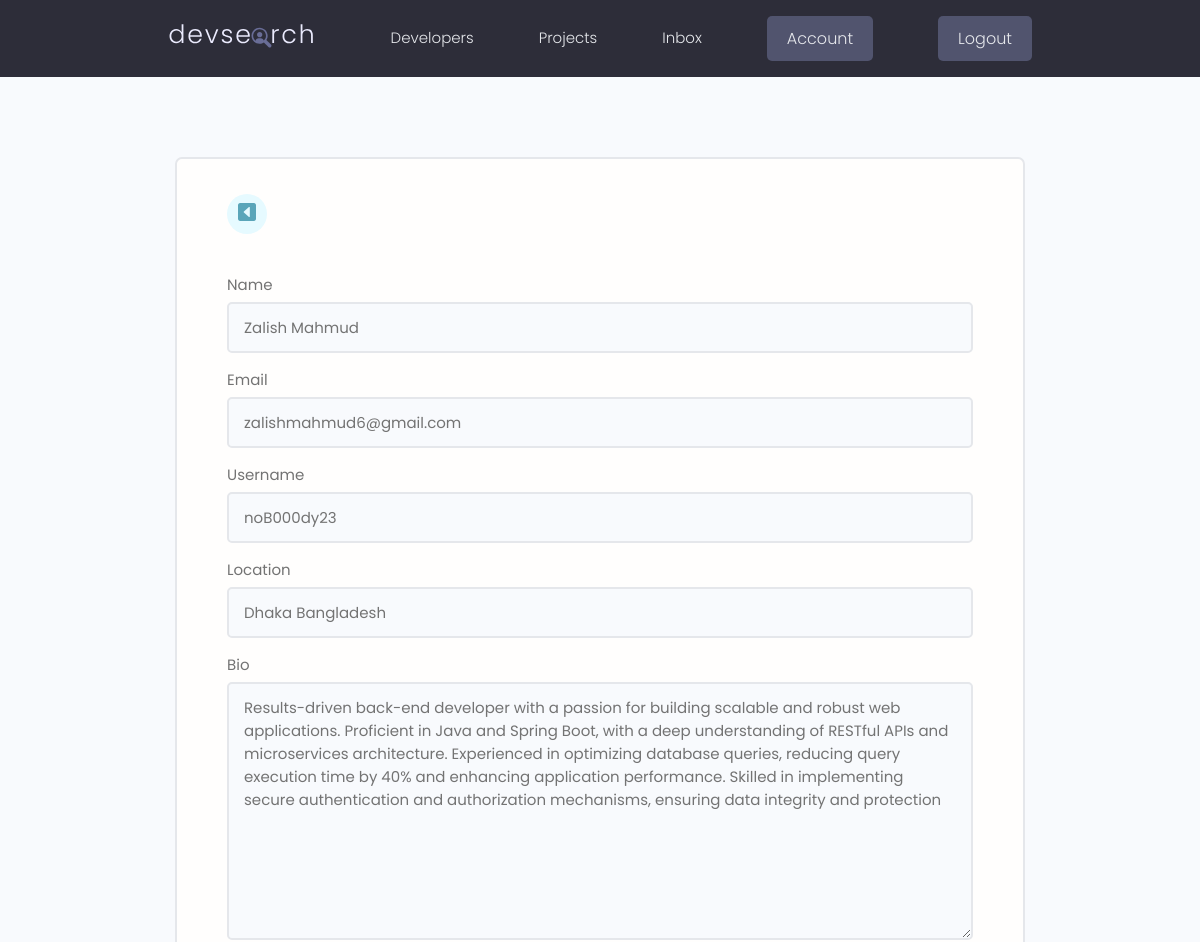
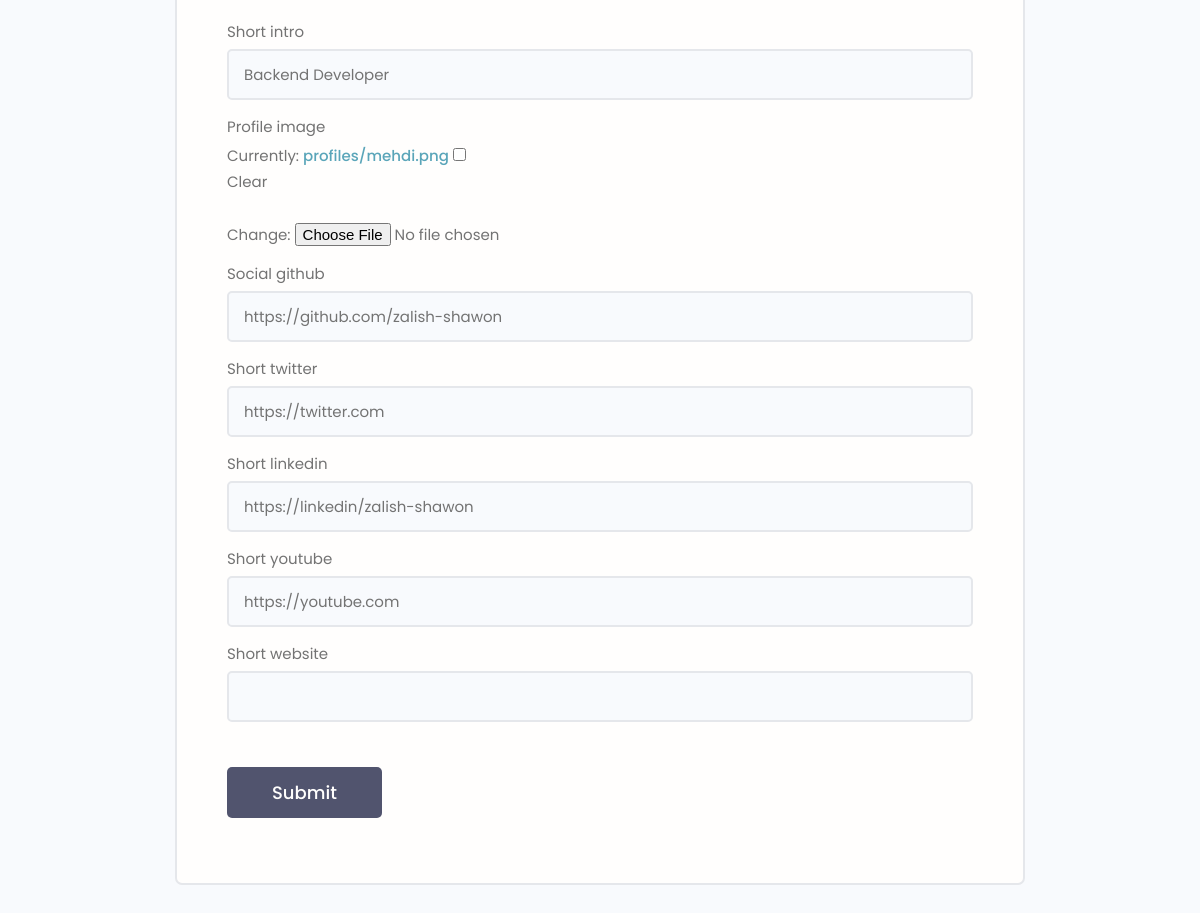
/edit-account/ (signed in), run on the app's committed database (2 pictures, top to bottom).
### users/models.py (models this page shows, shortened)
class Profile(models.Model):
    user = models.OneToOneField(User, on_delete=models.CASCADE, null=True, blank=True)
    name = models.CharField(max_length=200, blank= True, null= True)
    email = models.EmailField(max_length=200, blank= True, null= True)
    username = models.CharField(max_length=200, blank= True, null= True)
    location = models.CharField(max_length=200, blank= True, null= True)
    short_intro = models.CharField(max_length= 200, blank= True, null= True)
    bio = models.TextField(blank= True, null= True)
    profile_image = models.ImageField(null= True, blank= True, upload_to='profiles', default= 'profiles/user-default.png')
    social_github = models.CharField(max_length= 200, blank= True, null= True)
    short_twitter = models.CharField(max_length= 200, blank= True, null= True)
    short_linkedin = models.CharField(max_length= 200, blank= True, null= True)
    short_youtube = models.CharField(max_length= 200, blank= True, null= True)
    short_website = models.CharField(max_length= 200, blank= True, null= True)
    created = models.DateTimeField(auto_now_add = True)
    id = models.UUIDField(default=uuid.uuid4, unique=True,
                          primary_key= True,  editable= False)

### users/views.py (the view)
# urls.py: path('edit-account/', views.editAccount, name='edit-account'),
@login_required(login_url='login')
def editAccount(request):
    profile = request.user.profile
    form = ProfileForm(instance=profile)
    if request.method == 'POST':
        form = ProfileForm(request.POST, request.FILES, instance=profile)
        if form.is_valid():
            form.save()
            return redirect('account')
    context = {'form': form}
    return render (request, 'users/profile_form.html', context)

### users/forms.py
class ProfileForm(ModelForm):
     class Meta:
          model = Profile
          fields = ['name', 'email', 'username', 'location', 'bio', 'short_intro', 'profile_image',
                     'social_github', 'short_twitter', 'short_linkedin', 'short_youtube', 'short_website']
     def __init__(self, *args, **kwargs):
            super(ProfileForm, self).__init__(*args, **kwargs)
            for name, field in self.fields.items():
                field.widget.attrs.update({'class': 'input'})

### users/templates/users/profile_form.html (shortened to what this page needs)
{% extends 'main.html' %}
{% block content %}
<main class="formPage my-xl">
    <div class="content-box">
        <div class="formWrapper">
            <a class="backButton" href="{% url 'account' %}"><i class="bi bi-caret-left-square-fill"></i></a>
            <br>
            <form class="form" action="{% url 'edit-account' %}" method="POST" enctype="multipart/form-data">
                {% for field in form  %}
                <div class="form__field">
                    <label for="formInput#text">{{field.label}}</label>
                    {{field}}
                </div>
                {% endfor %}
                <input class="btn btn--sub btn--lg  my-md" type="submit" value="Submit" />
            </form>
        </div>
    </div>
</main>
{% endblock content %}

### static/styles/app.css (style rules this page uses)
:root { --color-sub: #2d2d39; }
.btn--sub { background-color: var(--color-sub-light); }
.content-box { width: 95%; max-width: 85rem; margin: 0 auto; }
.backButton { background: var(--color-main-light); color: var(--color-main); width: 4rem; height: 4rem; display: flex; align-items: center; justify-content: center; border-radius: 50%; }
.backButton i { font-size: 1.8rem; }
.formPage .formWrapper { list-style: none; background: var(--color-white); padding: 3.5rem 5rem; border: 2px solid var(--color-light); border-radius: 0.7rem; }

### static/uikit/styles/modules/_variables.css (style rules this page uses)
:root { --color-main: #5aa5b9; --color-main-light: #e6faff; --color-sub: #3f4156; --color-sub-light: #51546e; --color-sub-lighter: #ededfd; --color-text: #737373; --color-gray: #8b8b8b; --color-light: #e5e7eb; --color-light-gray: #767676; --color-bg: #f8fafd; --color-white: #fffefd; --color-white-light: #f3f3f3; --color-success: #359e64; --color-success-bg: #def8e8; --color-error: #fc4b0b; --color-error-bg: #fff2ee; --font-base: 'Poppins', arial, helvetica, 'Segoe UI', roboto, ubuntu, sans-serif; --font-monospace: 'Fira Code', 'Courier New', courier, monospace; --font-regular: 300; --font-medium: 500; --font-bold: 700; --generic-shadow: 1px 1px 5px #00000010; --generic-transition: all 0.3s ease-in-out; }

### static/uikit/styles/modules/_base.css (style rules this page uses)
* { margin: 0; padding: 0; box-sizing: border-box; text-rendering: optimizeLegibility; color: inherit; font-size: inherit; }
html { font-size: 50%; }
@media only screen and (min-width: 480px) { html { font-size: 56.25%; } }
@media only screen and (min-width: 1200px) { html { font-size: 62.5%; } }
body { line-height: 1.6; font-weight: 400; font-size: 1.5rem; color: var(--color-text); background-color: var(--color-bg); min-height: 100vh; }

### static/uikit/styles/modules/_typography.css (style rules this page uses)
* { font-family: var(--font-base); }
a { padding-bottom: 2px; text-decoration: none; display: inline-block; color: var(--color-main); font-weight: var(--font-medium); }

### static/uikit/styles/modules/_utilities.css (style rules this page uses)
.my-md { margin: 3rem auto; }
.my-xl { margin: 8rem auto; }

### static/uikit/styles/modules/_button.css (style rules this page uses)
.btn { display: inline-block; position: relative; cursor: pointer; background-color: var(--color-light); font-weight: var(--font-medium); color: var(--color-sub); text-decoration: none; padding: 1rem 2rem; border-radius: 0.5rem; border: none; width: -webkit-fit-content; width: -moz-fit-content; width: fit-content; height: -webkit-fit-content; height: -moz-fit-content; height: fit-content; font-size: 1.6rem; outline-width: 0; outline-color: transparent; -webkit-backface-visibility: hidden; backface-visibility: hidden; transition: all 0.3s ease-in-out; }
.btn--sub { background-color: var(--color-sub); color: var(--color-white); }
.btn--lg { font-size: 1.8rem; padding: 1.2rem 4.5rem; }

### static/uikit/styles/modules/_form.css (style rules this page uses)
.form { display: block; }
.form__field { margin-top: 1.5rem; margin-bottom: 1.5rem; }
.form__label, .form__field > label { display: block; margin-bottom: 0.5rem; color: var(--color-text); }
input.input[type='text'], input.input[type='email'], input.input[type='password'], input.input[type='number'], textarea.input { min-width: 24rem; width: 100%; padding: 1.2rem 1.5rem; border-radius: 0.5rem; border: 2px solid var(--color-light); transition: all 0.3s ease-in-out; background-color: var(--color-bg); }

### data on the page
Profile: form "Zalish Mahmud" "zalishmahmud6@gmail.com" "noB000dy23" "Dhaka Bangladesh" "Results-driven back-end developer with a passion for building scalable and robust web applications. Proficient in Java and Spring Boot, with a deep understanding of RESTful APIs and microservices architecture. Experienced in optimizing database queries, reducing query execution time by 40% and enhancing application performance. Skilled in implementing secure authentication and authorization mechanisms, ensuring data integrity and protection" "Backend Developer" "https://github.com/zalish-shawon" "https://twitter.com" "https://linkedin/zalish-shawon" "https://youtube.com"

### other printed values
{{ field.label }} "Name" "Email" "Username" "Location" "Bio" "Short intro" "Profile image" "Social github" "Short twitter" "Short linkedin" "Short youtube" "Short website"
